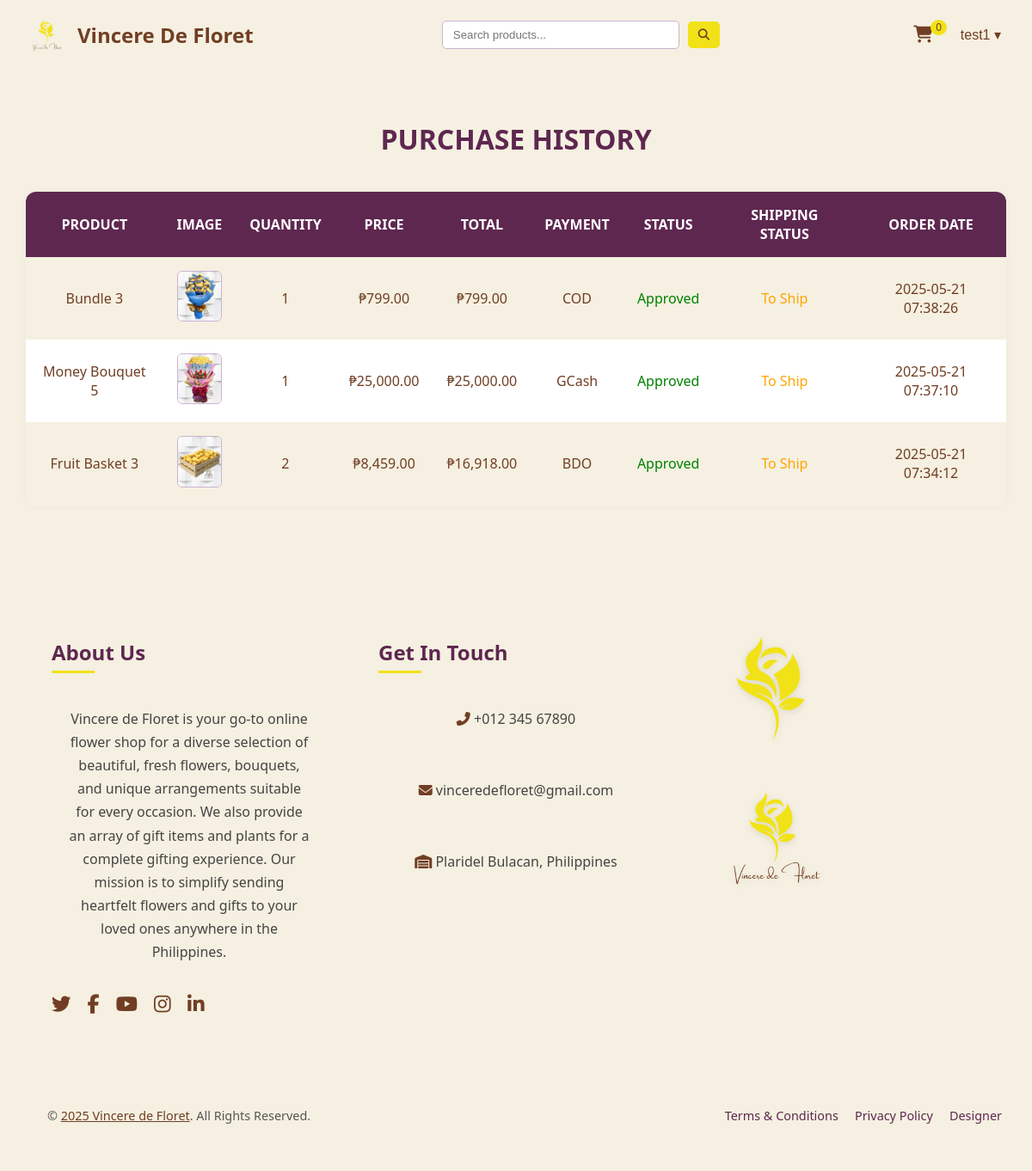
/php/purchases.php (signed in), run on the app's committed database.
### tables this page shows
CREATE TABLE `design_settings` (
  `id` int(11) NOT NULL,
  `background_color` varchar(255) DEFAULT NULL,
  `font_color` varchar(255) DEFAULT NULL,
  `shop_name` varchar(255) DEFAULT NULL,
  `logo_path` varchar(255) DEFAULT NULL,
  `image_one_path` varchar(255) DEFAULT NULL,
  `image_two_path` varchar(255) DEFAULT NULL,
  `image_three_path` varchar(255) DEFAULT NULL
);

CREATE TABLE `order_items` (
  `id` int(11) NOT NULL,
  `order_id` int(11) NOT NULL,
  `product_name` varchar(255) NOT NULL,
  `quantity` int(11) NOT NULL,
  `price` decimal(10,2) NOT NULL,
  `total_price` decimal(10,2) NOT NULL,
  `product_image` varchar(255) DEFAULT NULL
);

CREATE TABLE `orders` (
  `id` int(11) NOT NULL,
  `user_name` varchar(255) NOT NULL,
  `name` varchar(255) NOT NULL,
  `phone` varchar(20) NOT NULL,
  `address` varchar(255) NOT NULL,
  `payment_method` varchar(50) NOT NULL,
  `total_amount` decimal(10,2) NOT NULL,
  `order_date` timestamp NOT NULL DEFAULT current_timestamp(),
  `status` varchar(255) DEFAULT 'approved\r\n',
  `custom_letter` text DEFAULT NULL,
  `region_id` int(11) NOT NULL,
  `discount_code` varchar(255) NOT NULL
);

### php/purchases.php (the view, shortened to what this page needs)
<?php
require 'connection.php';
$userName = $_SESSION['user_name'];
$sqlGetSettings = "SELECT * FROM design_settings WHERE id = 1";
$resultSettings = $conn->query($sqlGetSettings);
if ($resultSettings->num_rows > 0) {
    while ($row = $resultSettings->fetch_assoc()) {
        $shopName = $row["shop_name"];
        $logoPath = $row["logo_path"];
    }
} else {
    echo "0 results";
}
?>
<!DOCTYPE html>
<html lang="en">
<head>
  <link rel="stylesheet" href="https://cdnjs.cloudflare.com/ajax/libs/font-awesome/6.4.2/css/all.min.css" />
  <link rel="stylesheet" href="../css/purchases.css">
</head>
<body>
<header class="header">
  <a href="customer-dashboard.php?user=<?= htmlspecialchars($userName) ?>" class="container-header">
    <img class="logo" src="../img/<?= htmlspecialchars(basename($logoPath)) ?>" alt="Sunny Blooms Logo" />
    <label class="shop"><?= htmlspecialchars($shopName) ?></label>
  </a>
  <div class="content-search">
    <input type="text" class="search-bar" placeholder="Search products..." />
    <button class="search-button">
      <i class="fa-solid fa-magnifying-glass"></i>
    </button>
  </div>
  <div class="header-right">
    <a href="cart.php?user=<?= urlencode($userName) ?>" class="cart-link">
      <button class="cart-button">
        <i class="fas fa-shopping-cart"></i>
        <?php
          $userQuery = "SELECT id FROM users WHERE name = ?";
          $stmt = mysqli_prepare($conn, $userQuery);
          mysqli_stmt_bind_param($stmt, "s", $userName);
          mysqli_stmt_execute($stmt);
          $userResult = mysqli_stmt_get_result($stmt);
          $userRow = mysqli_fetch_assoc($userResult);
          $user_id = $userRow['id'] ?? 0;
          $cartQuery = "SELECT COUNT(*) AS count FROM cart WHERE user_id = ?";
          $cartStmt = mysqli_prepare($conn, $cartQuery);
          mysqli_stmt_bind_param($cartStmt, "i", $user_id);
          mysqli_stmt_execute($cartStmt);
          $cartResult = mysqli_stmt_get_result($cartStmt);
          $cartCount = mysqli_fetch_assoc($cartResult)['count'] ?? 0;
          echo "<span class='cart-number'>$cartCount</span>";
        ?>
      </button>
    </a>
    <nav class="nav-right">
      <div class="dropdown">
        <button class="dropbtn"><?= htmlspecialchars($userName) ?> &#9662;</button>
      </div>
    </nav>
  </div>
</header>
<h1>PURCHASE HISTORY</h1>
<?php
$purchasesQuery = "
  SELECT o.id AS order_id, o.payment_method, oi.product_name, oi.product_image, oi.quantity, oi.price, oi.total_price, o.order_date
  FROM orders o
  JOIN order_items oi ON o.id = oi.order_id
  WHERE o.user_name = ?
  ORDER BY o.order_date DESC
";
$stmt = mysqli_prepare($conn, $purchasesQuery);
mysqli_stmt_bind_param($stmt, "s", $userName);
mysqli_stmt_execute($stmt);
$result = mysqli_stmt_get_result($stmt);
if ($result && mysqli_num_rows($result) > 0) {
    echo "<table cellpadding='10' cellspacing='0'>";
    echo "<tr>
            <th>Product</th>
            <th>Image</th>
            <th>Quantity</th>
            <th>Price</th>
            <th>Total</th>
            <th>Payment</th>
            <th>Status</th>
            <th>Shipping Status</th>
            <th>Order Date</th>
          </tr>";
    while ($item = mysqli_fetch_assoc($result)) {
        echo "<tr>";
        echo "<td>" . htmlspecialchars($item['product_name']) . "</td>";
        echo "<td><img src='../img/" . htmlspecialchars($item['product_image']) . "' width='50'></td>";
        echo "<td>" . $item['quantity'] . "</td>";
        echo "<td>₱" . number_format($item['price'], 2) . "</td>";
        echo "<td>₱" . number_format($item['total_price'], 2) . "</td>";
        echo "<td>" . htmlspecialchars($item['payment_method']) . "</td>";
        echo "<td><span style='color: green;'>Approved</span></td>";
        echo "<td><span style='color: orange;'>To Ship</span></td>";
        echo "<td>" . $item['order_date'] . "</td>";
        echo "</tr>";
    }
    echo "</table>";
} else {
    echo "<p>No purchases found.</p>";
}
?>
</body>
</html>
<?php include('footer.php'); ?>

### css/purchases.css (style rules this page uses)
:root { --primary-yellow: #f1e217; --earth-brown: #713e24; --white: #ffffff; --leaf-green: #a3c585; --lavender-gray: #cbb4d4; --deep-plum: #5e2750; --light-beige: #f5f0e1; --dusty-blue: #7daea3; }
body { margin: 0; font-family: 'Segoe UI', Tahoma, Geneva, Verdana, sans-serif; background-color: var(--light-beige); color: var(--earth-brown); }
.header { display: flex; justify-content: space-between; align-items: center; padding: 15px 30px; color: var(--white); }
.container-header { display: flex; align-items: center; gap: 10px; text-decoration: none; }
.logo { height: 50px; }
.shop { font-size: 1.5rem; font-weight: bold; }
.content-search { display: flex; gap: 10px; align-items: center; }
.search-bar { padding: 8px 12px; border: 1px solid var(--lavender-gray); border-radius: 5px; outline: none; min-width: 250px; }
.search-button { background-color: var(--primary-yellow); border: none; padding: 8px 12px; border-radius: 5px; cursor: pointer; }
.search-button i { color: var(--earth-brown); }
.header-right { display: flex; align-items: center; gap: 20px; }
.cart-button { position: relative; background: none; border: none; color: var(--white); font-size: 20px; cursor: pointer; }
.cart-number { position: absolute; top: -5px; right: -10px; background-color: var(--primary-yellow); color: var(--earth-brown); font-size: 12px; padding: 2px 6px; border-radius: 50%; }
.nav-right .dropbtn { background: none; border: none; cursor: pointer; font-size: 1rem; }
h1 { padding: 20px; margin: 40px auto 20px; color: var(--deep-plum); font-size: 2rem; text-align: center; }
table { width: 95%; margin: 0 auto 40px; border-collapse: collapse; background-color: var(--white); border-radius: 12px; overflow: hidden; box-shadow: 0 0 10px rgba(0, 0, 0, 0.03); }
th, td { padding: 16px; text-align: center; }
th { background-color: var(--deep-plum); color: var(--white); font-weight: bold; font-size: 1rem; text-transform: uppercase; }
td img { max-width: 60px; height: auto; border-radius: 6px; border: 1px solid var(--lavender-gray); }
tr:nth-child(even) { background-color: var(--light-beige); }

### css/footer.css (style rules this page uses)
:root { --primary-yellow: #f1e217; --earth-brown: #713e24; --white: #ffffff; --leaf-green: #a3c585; --lavender-gray: #cbb4d4; --deep-plum: #5e2750; --light-beige: #f5f0e1; --dusty-blue: #7daea3; }

### data on the page
design_settings: logo_path (picture), shop_name "Vincere De Floret"
order_items: product_name "Bundle 3", product_image (picture), quantity "1", price "799.00", total_price "799.00", order.payment_method "COD", order.order_date "2025-05-21 07:38:26"
order_items: product_name "Money Bouquet 5", product_image (picture), quantity "1", price "25,000.00", total_price "25,000.00", order.payment_method "GCash", order.order_date "2025-05-21 07:37:10"
order_items: product_name "Fruit Basket 3", product_image (picture), quantity "2", price "8,459.00", total_price "16,918.00", order.payment_method "BDO", order.order_date "2025-05-21 07:34:12"

### other printed values
$cartCount "0"
$userName "test1"
